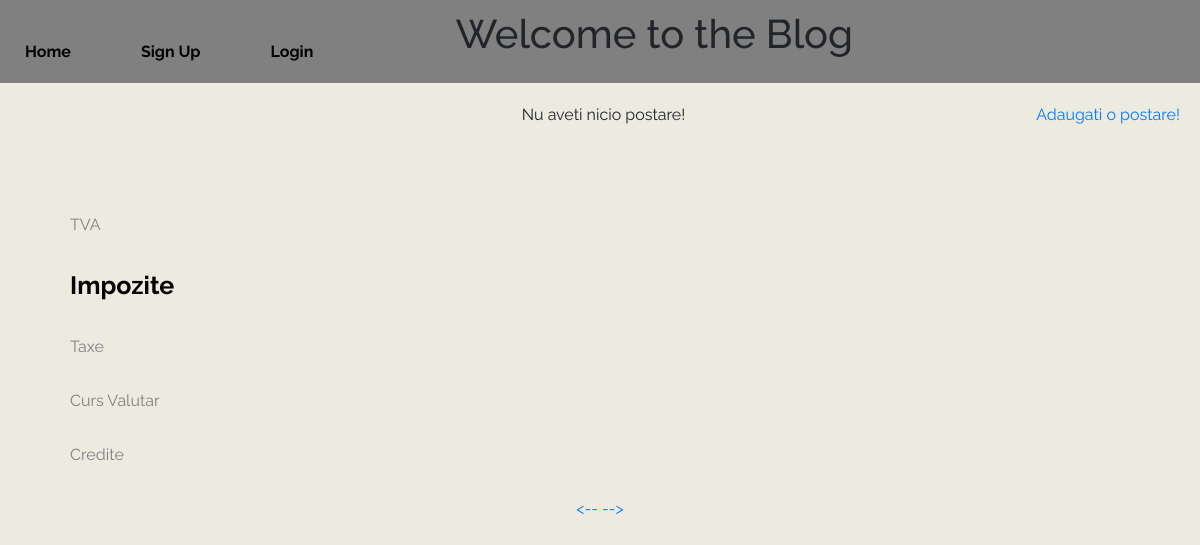
Page /?category_id=2&page=1 on the earlier database version.
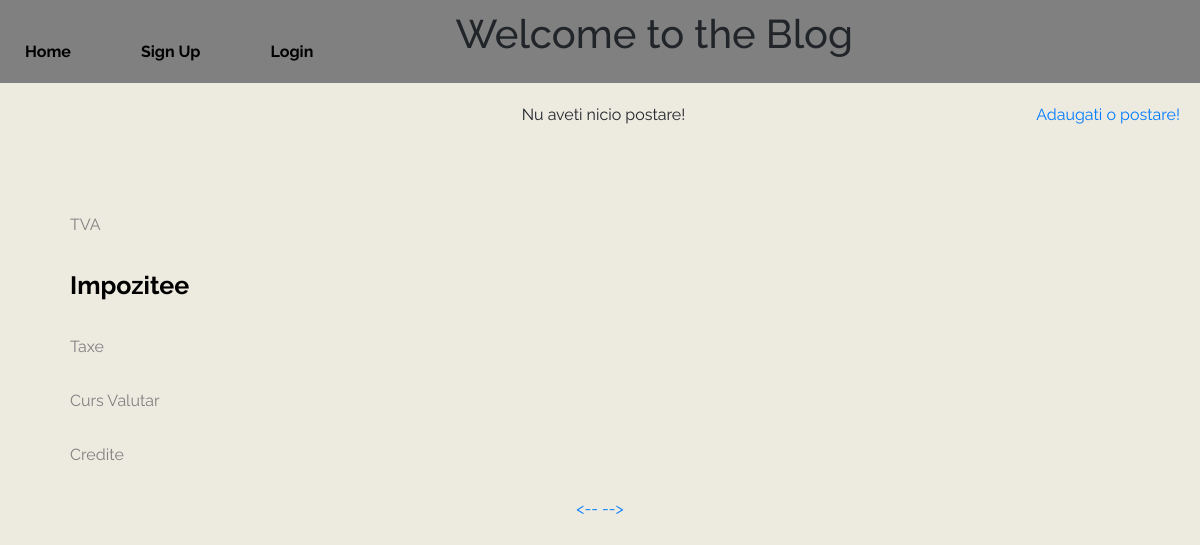
Same page on the later database version.
### tables this page shows
CREATE TABLE `categories` (
  `id` int(6) NOT NULL,
  `name` text NOT NULL
);

### menu.php (the view)
<div class="aside">
  <ul>
    <?
    $result = mysqli_query($conn,"SELECT * FROM categories");
       while($row = mysqli_fetch_array($result)): ?>
        <li>
          <a href="?category_id=<?= $row['id']; ?>&page=1" class="<? if(isset($_GET['category_id']) && $_GET['category_id'] == $row['id']) echo 'menu-highlight';?>"><?= $row['name']; ?></a>
        </li>
      <? endwhile; ?>
  </ul>
</div>

Differences in the rows shown:
changed categories: name "Impozite" → "Impozitee"
